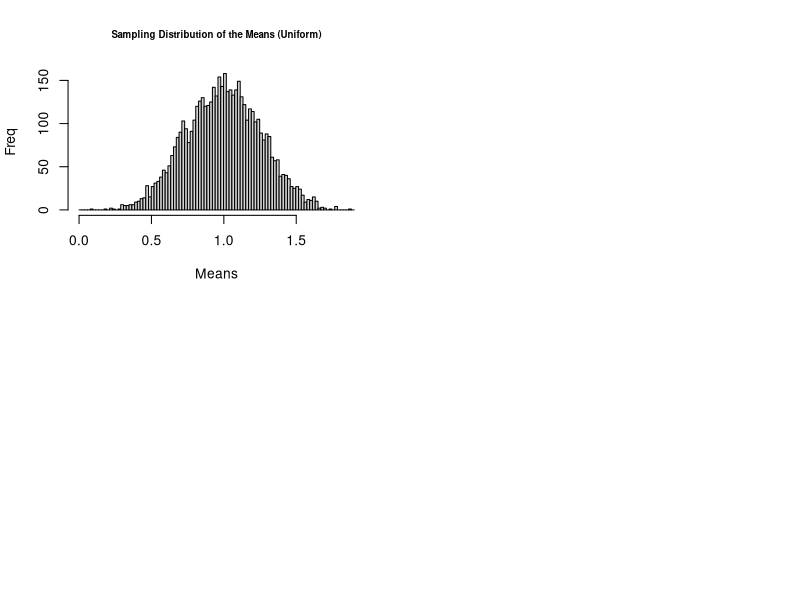

The R source for this figure: (Note: this script raises an error after producing the figure.)
# sums of independent random variables have approx Gaussian distribution
clt <- function(sampleSize=500, numRep=5000, dist="Uniform") {
    results = NULL
    for (i in 1:numRep) {
        if (dist == "Uniform") {
            results <- c(results, mean(runif(sampleSize, 0, 2)))
            label = "Uniform"
        } else if (dist == "Normal") {
            results <- c(results, mean(rnorm(sampleSize, 1, 2)))
            label = "Normal"
        } else if (dist == "Exponential") {
            results <- c(results, mean(rexp(sampleSize, 1)))
            label = "Exponential"
        } else if (dist == "Bimodal") {
            results <- c(results, c(mean(rnorm(sampleSize/2, 1, 2)),
                                    mean(rnorm(sampleSize/2, 2, 2))))
            label = "Bimodal"
        }
    }

    hist(results, breaks=seq(floor(min(results)*10)/10, ceiling(max(results)*10)/10, len=100),
         main=paste("Sampling Distribution of the Means (", label, ")", sep=""),
         ylab="Freq", xlab="Means", cex.main=.7)

    inputs <- c(sampleSize, numReps, dist)
    names(inputs) <- c("Sample Size", "Num Reps", "Distribution")
    inputs <- data.frame(inputs)
    
    cat("Sampling Distribution Mean =", mean(results), " Variance =", var(results), "\n")
}

sizes <- function () {
    par(mfrow=c(2,2))

    sampleSize <- 5
    numReps <- 5000
    dist <- "Uniform"
    clt(sampleSize, numReps, dist)

    sampleSize <- 50
    clt(sampleSize, numReps, dist)

    sampleSize <- 500
    clt(sampleSize, numReps, dist)

    sampleSize <- 5000
    clt(sampleSize, numReps, dist)
    par(mfrow=c(1,1))
}

distributions <- function () {
    par(mfrow=c(2,2))

    sampleSize <- 500
    numReps <- 5000
    dist <- "Uniform"
    clt(sampleSize, numReps, dist)

    dist <- "Exponential"
    clt(sampleSize, numReps, dist)

    dist <- "Normal"
    clt(sampleSize, numReps, dist)

    dist <- "Bimodal"
    clt(sampleSize, numReps, dist)

    par(mfrow=c(1,1))
}
    

sizes()
distributions()



